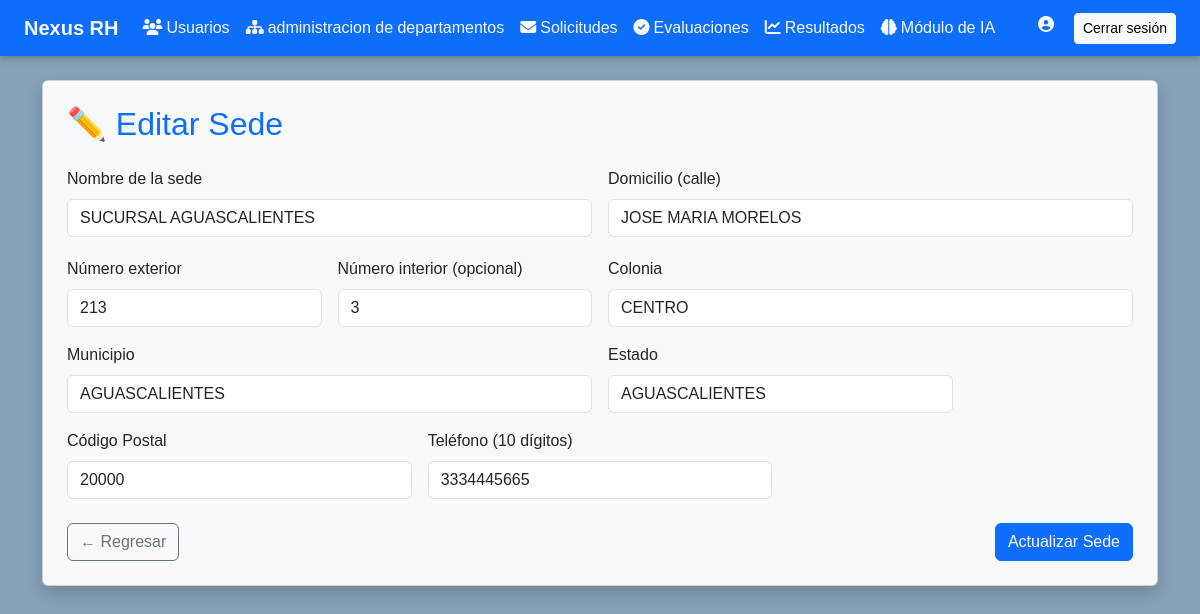
/app/views/admin/departamentos/editar_sede.php?id=3 (signed in), run on an earlier commit of the app's database.
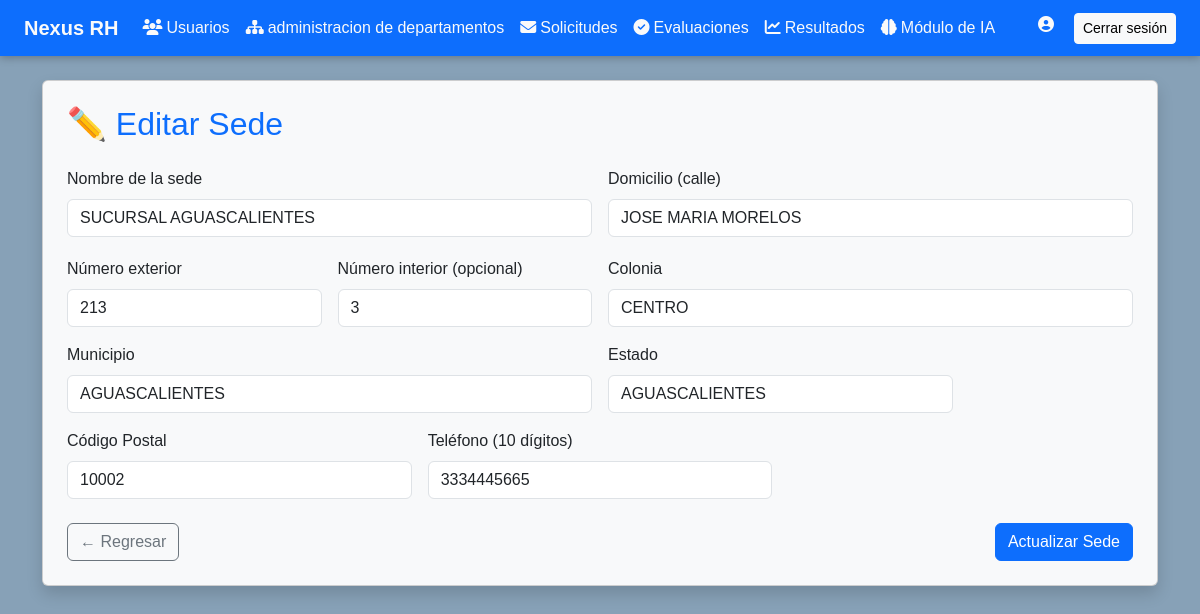
And on a later commit of the database.
### tables this page shows
CREATE TABLE `sedes` (
  `id` int(11) NOT NULL,
  `nombre` varchar(100) NOT NULL,
  `domicilio` varchar(150) NOT NULL,
  `numero` varchar(10) NOT NULL,
  `interior` varchar(10) DEFAULT NULL,
  `colonia` varchar(100) NOT NULL,
  `municipio` varchar(100) NOT NULL,
  `estado` varchar(100) NOT NULL,
  `cp` varchar(10) NOT NULL,
  `telefono` varchar(20) NOT NULL,
  `fecha_registro` timestamp NOT NULL DEFAULT current_timestamp(),
  `activo` tinyint(1) DEFAULT 1
);

### config/conexion.php (called while the page is built)
<?php
class Conexion {
    private static $pdo = null;
    public static function getConexion() {
        if (self::$pdo === null) {
            $host = 'localhost';
            $db = 'sistema_rh';
            $user = 'root';
            $pass = '';
            try {
                self::$pdo = new PDO("mysql:host=$host;dbname=$db", $user, $pass);
                self::$pdo->setAttribute(PDO::ATTR_ERRMODE, PDO::ERRMODE_EXCEPTION);
            } catch (PDOException $e) {
                die("Error de conexión: " . $e->getMessage());
            }
        }
        return self::$pdo;
    }
}

### app/models/Sede.php (called while the page is built, shortened)
<?php
require_once(__DIR__ . '/../../config/conexion.php');
class Sede {
    private $pdo;
    public function __construct() {
        $this->pdo = Conexion::getConexion();
    }
    public function obtenerPorId($id) {
        $sql = "SELECT * FROM sedes WHERE id = :id";
        $stmt = $this->pdo->prepare($sql);
        $stmt->execute([':id' => $id]);
        return $stmt->fetch(PDO::FETCH_ASSOC);
    }
}
?>

### app/views/admin/departamentos/editar_sede.php (the view, shortened to what this page needs)
<?php
include_once('../../shared/header.php');
require_once('../../../models/Sede.php');
$sede = new Sede();
$id = isset($_GET['id']) ? intval($_GET['id']) : 0;
$datos = $sede->obtenerPorId($id);
?>
<div class="container mt-4">
  <div class="card shadow p-4 bg-light">
    <h2 class="text-primary mb-4">✏️ Editar Sede</h2>
    <form id="formEditarSede" method="POST" action="actualiza_sede.php" autocomplete="off">
      <div class="row g-3">
        <div class="col-md-6">
          <label class="form-label">Nombre de la sede</label>
          <input type="text" name="nombre" class="form-control text-uppercase" id="nombreSede"
                 value="<?= htmlspecialchars($datos['nombre']) ?>" required>
        </div>
        <div class="col-md-6">
          <label class="form-label">Domicilio (calle)</label>
          <input type="text" name="domicilio" class="form-control text-uppercase" required
                 value="<?= htmlspecialchars($datos['domicilio']) ?>">
        </div>
        <div class="col-md-3">
          <label class="form-label">Número exterior</label>
          <input type="text" name="numero" class="form-control text-uppercase" required
                 value="<?= htmlspecialchars($datos['numero']) ?>">
        </div>
        <div class="col-md-3">
          <label class="form-label">Número interior (opcional)</label>
          <input type="text" name="interior" class="form-control text-uppercase"
                 value="<?= htmlspecialchars($datos['interior']) ?>">
        </div>
        <div class="col-md-6">
          <label class="form-label">Colonia</label>
          <input type="text" name="colonia" class="form-control text-uppercase" required
                 value="<?= htmlspecialchars($datos['colonia']) ?>">
        </div>
        <div class="col-md-6">
          <label class="form-label">Municipio</label>
          <input type="text" name="municipio" class="form-control text-uppercase" required
                 value="<?= htmlspecialchars($datos['municipio']) ?>">
        </div>
        <div class="col-md-4">
          <label class="form-label">Estado</label>
          <input type="text" name="estado" class="form-control text-uppercase" required
                 value="<?= htmlspecialchars($datos['estado']) ?>">
        </div>
        <div class="col-md-4">
          <label class="form-label">Código Postal</label>
          <input type="text" name="cp" class="form-control" required pattern="\d{5}"
                 value="<?= htmlspecialchars($datos['cp']) ?>">
        </div>
        <div class="col-md-4">
          <label class="form-label">Teléfono (10 dígitos)</label>
          <input type="tel" name="telefono" class="form-control" required pattern="[0-9]{10}"
                 value="<?= htmlspecialchars($datos['telefono']) ?>">
        </div>
      </div>
      <div class="mt-4 d-flex justify-content-between">
        <a href="lista_sedes.php" class="btn btn-outline-secondary">← Regresar</a>
        <button type="submit" class="btn btn-primary" id="btnGuardar">Actualizar Sede</button>
      </div>
    </form>
  </div>
</div>

What changed in the data, as far as the page shows it:
changed sedes "SUCURSAL AGUASCALIENTES": cp "20000" → "10002"
